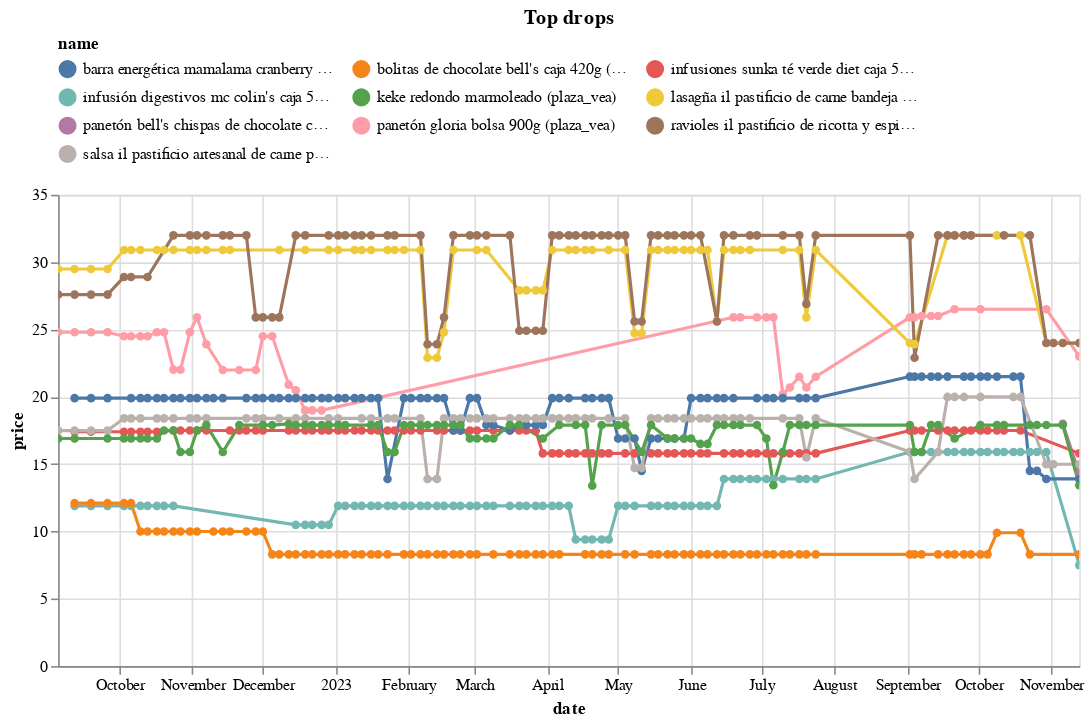

The notebook cell saved with this chart:
### Code cell
(top_changes
 .sort_values('change')
 .head(10)
 .pipe(plot_changes, 'Top drops')
)

### Figure 1 — Vega-Lite specification as saved in the notebook (floating-point values rounded to 4 significant figures; data arrays with more than 128 entries replaced by an {"elided": "..."} marker saying what was removed)
{"config": {"view": {"continuousWidth": 300, "continuousHeight": 300}, "legend": {"columns": 3, "orient": "top"}}, "data": {"name": "data-1862981aa48355fd0e82662db5cbee06"}, "mark": {"type": "line", "point": true}, "encoding": {"color": {"field": "name", "scale": {"domain": ["barra energética mamalama cranberry y chía caja 5un (plaza_vea)", "bolitas de chocolate bell's caja 420g (plaza_vea)", "infusiones sunka té verde diet caja 50un (plaza_vea)", "infusión digestivos mc colin's caja 50un (plaza_vea)", "keke redondo marmoleado (plaza_vea)", "lasagña il pastificio de carne bandeja 500g (plaza_vea)", "panetón bell's chispas de chocolate caja 500g (plaza_vea)", "panetón gloria bolsa 900g (plaza_vea)", "ravioles il pastificio de ricotta y espinaca bandeja 500g (plaza_vea)", "salsa il pastificio artesanal de carne pote 250gr (plaza_vea)"]}, "type": "nominal"}, "tooltip": [{"field": "name", "type": "nominal"}, {"field": "price", "type": "quantitative"}, {"field": "last_price", "type": "quantitative"}], "x": {"field": "date", "type": "temporal"}, "y": {"field": "price", "type": "quantitative"}}, "params": [{"name": "param_3", "select": {"type": "point", "fields": ["name"]}, "bind": "legend"}, {"name": "param_4", "select": {"type": "interval", "encodings": ["x", "y"]}, "bind": "scales"}], "title": "Top drops", "transform": [{"filter": {"param": "param_3"}}], "width": 650, "$schema": "https://vega.github.io/schema/vega-lite/v5.15.1.json", "datasets": {"data-1862981aa48355fd0e82662db5cbee06": {"elided": "735 records"}}}
